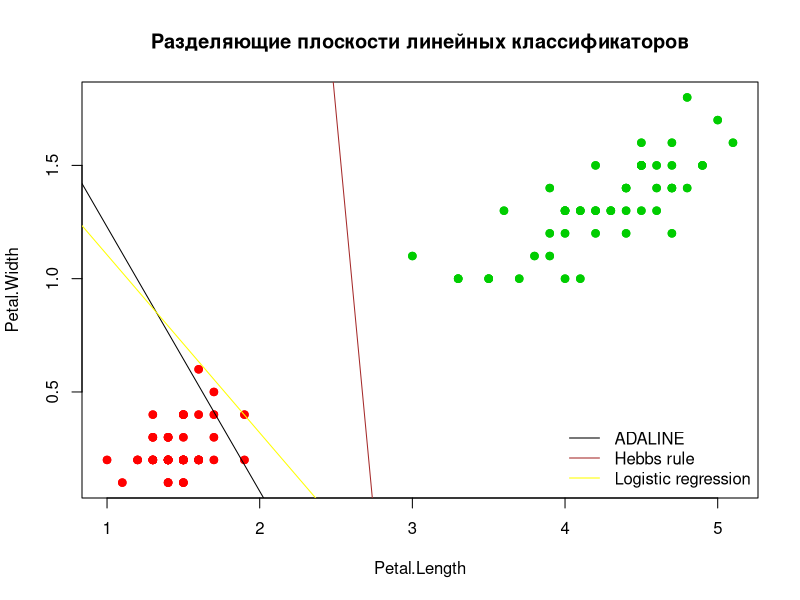

This chart was generated by the following R code:
# все, что тут используется как АДАЛАЙН переделать на СГД
# еще надо будет добавить передачу градиента, чтобы убрать реализацию через флаги
SGD <- function (feature_matrix, labels, L, flag, eps) {
  l <- dim(feature_matrix)[1]
  n <- dim(feature_matrix)[2]
  #Q_arr <- vector()
  #вектор весов
  w <- rep(0, n)

  # вспомогательный вектор весов, хранящий веса, с которыми
  # ошибка минимальна (используется когда стабилизируется функционал ошибки)
  better_w <- rep(0, n)

  #параметры для отрисовки линии
  #left <- min(feature_matrix[,1])
  #right <- max(feature_matrix[,1])
  #coords <- matrix(0, 0, 2)

  #инициализация вектора весов слцчайнфми небольшими значениями
  tmp <- 1
  for (i in 1:n) {
    w[i] <- runif(1, -1 / (2 * tmp), 1 / (2 * tmp))
  }

  #подсчет ошибки
  Q <- 0
  for (i in 1:l) {
    Q <- Q + L((w %*% feature_matrix[i,]) * labels[i])
  }
  #Q_arr <- c(Q_arr, Q)
  # счетчик кол-ва итераций на которых Q менялся незначительно
  # в пределах [Q - 1e-2; Q + 1e-2]
  cnt <- 0

  #параметр сглаживания
  lambda <- 1 / l

  #счетчик кол-ва шагов
  check <- 0

  #счетчик кол-ва шагов, на которых min(Q) не меняется
  min_cnt <- 0
  min_Q <- 1e6

  # выходим из массива, если:
  # ошибка Q меньше некоторой заданной;
  # количество шагов, на которых Q меняется незначительно больше некоторого заданного;
  # количество шагов, на которых Q не уменьшалось больше некоторого заданного.
  # если условие на небольшое отклонение не будет использоваться -- удалить cnt
  while (Q > eps & cnt < 10 & min_cnt < 500) {
    check <- check + 1

    # выбираем случайный элемент
    index <- runif(1, 1, l) %/% 1

    # считаем ошибку на нем
    epsilon <- L((w %*% feature_matrix[index,]) * labels[index])

    # измение Q и w, в зависимости от выбранного лин клф:
    # ADALINE
    if (flag == 1) {
      if (epsilon < 1e-2) {next}
      etha <- 1 / feature_matrix[index,] %*% feature_matrix[index,]
      w <- w - as.double(etha) * as.double((w %*% feature_matrix[index,]) - labels[index]) * feature_matrix[index,]
    }

    # Hebbs rule
    if (flag == 2) {
      etha <- 1 / check
      if (epsilon > 0) w <- w + etha * feature_matrix[index,] * labels[index]
    }

    # Logistic regression
    if (flag == 3) {
      etha <- 1 / check
      w <- w + etha * feature_matrix[index,] * labels[index] * sigmoid(as.double(-w %*% feature_matrix[index,]) * labels[index])
    }

    # SVM
    if (flag == 4) {
      etha <- 1 / check
      w <- w - etha * feature_matrix[index,] * labels[index]
    }

    #etha <- 1 / check
    #w <- w - as.double(etha) * L1(feature_matrix[index,], labels[index], w)

    ######################################################################################################
    # эта запись для второго критерия выхода из массива
    #new_Q <- (1 - lambda) * Q + lambda * epsilon
    #print(c(epsilon, Q, new_Q, cnt))
    ## сравниваем новое Q с Q, полученным на предыдущих шагах и, если оно отличается
    ## меньше, чем на 1е-6, то Q не меняем, иначе -- меняем
    # это условие не надо в связи с тем, что условие на изменение минимума сильнее
    # (а если минимум меняется, но не сильно? тогда это уловие может сыграть свою роль)
    #if (new_Q >= Q - 1e-2 & new_Q <= Q + 1e-2) {
    #  cnt <- cnt + 1
    #}
    #else {
    #  Q <- new_Q
    #  cnt <- 0
    #}
    ######################################################################################################

    Q <- (1 - lambda) * Q + lambda * epsilon
    print(c(epsilon, Q, min_Q, min_cnt))
    # если Q не стало меньше минимального, полученного на предыдущих шагах, то не меняем его,
    # иначе -- меняем и обновляем счетчик шагов без изменения минимума и вектор лучших весов.
    if (Q >= min_Q) {
      min_cnt <- min_cnt + 1
    } else {
      min_Q <- Q
      min_cnt <- 0
      better_w <- w
    }
    #Q_arr <- c(Q_arr, Q)

    # незатратная отрисовка
    #if (Q >= eps) abline(a = -w[3] / w[2], b = -w[1] / w[2], col = "blue")
  }

  return(better_w)
  # для построения графиков для Q
  #return(Q_arr)
}

L_adaline <- function(x) {
  return((x - 1) ^ 2)
}

L1_adaline <- function(x ,y, w) {
  return(as.double(w %*% x - y) * x)
}

L_hebb <- function(x){
  if (x < 0) return(-x)
  else return(0)
}

L1_hebb <- function(x, y, w) {
  return(x * y)
}

L_logistic <- function(x) {
  return(log(1 + exp(-x),2))
}

L1_logistic <- function(x, y, w) {
  return(x * y * sigmoid(as.double(-w %*% x) * y))
}

L_SVM <- function(x) {
  if (1 - x > 0) return(1 - x)
  else return(0)
}

ADALINE <- function(feature_matrix, labels) {
  weight <- SGD(feature_matrix, labels, L_adaline, 1, 5)
  return(weight)
#  L1_adaline
}

Hebbs_rule <- function(feature_matrix, labels) {
  weight <- SGD(feature_matrix, labels, L_hebb, 2, 5)
  return(weight)
  #L1_hebb
}

Logistic_regression <- function(feature_matrix, labels) {
  weight <- SGD(feature_matrix, labels, L_logistic, 3, 5)
  return(weight)
  #L1_logistic
}

SVM <- function(feature_matrix, labels) {
  weight <- SGD(feature_matrix, labels, L_SVM, 4, 5)
  return(weight)
}

sigmoid <- function(x) {
  return(1 / (1 + exp(-x)))
}

#работа на ирисах
u <- 1
b <- 100
left <- 3
right <- 4
colors <- c("setosa" = "red", "versicolor" = "green3", "virginica" = "blue")
plot(iris[u:b,left:right], pch = 21, col = colors[iris[u:b,5]], bg = colors[iris[u:b,5]], main = "Разделяющие плоскости линейных классификаторов")
tmp <- matrix(0, 100, 1)
for (i in 1:100) {
  tmp[i] <- 1
}

# формируем обучающую выборку
feature_matrix <- cbind(as.matrix(iris[u:b, left:right]), tmp)
labels <- rep(1, 100)
for (i in 1:50) {
  labels[i] <- -1
}

# отрисовка графиков для Q
#Q <- Logistic_regression(feature_matrix, labels)
#plot(Q, type="l", main = "Logistic regression Q")

weight1 <- Logistic_regression(feature_matrix, labels)
weight2 <- Hebbs_rule(feature_matrix, labels)
weight3 <- Logistic_regression(feature_matrix, labels)

points(iris[u:b,left:right], pch = 21, col = colors[iris[u:b,5]], bg = colors[iris[u:b,5]])


#coords
# легкая отрисовка посчитанной гиперплоскости
abline(a = -weight1[3] / weight1[2], b = -weight1[1] / weight1[2], col = "black")
abline(a = -weight2[3] / weight2[2], b = -weight2[1] / weight2[2], col = "brown")
abline(a = -weight3[3] / weight3[2], b = -weight3[1] / weight3[2], col = "yellow")
legend('bottomright', c("ADALINE", "Hebbs rule", "Logistic regression"), lty=1, col=c('black', 'brown', 'yellow'), bty='n', cex=1)

# считаем эмпирическую оценку
#Q <- 0
#length <- 100
#L <- L_SVM
#for (i in 1:length) {
#    Q <- Q + L((weight %*% feature_matrix[i,]) * labels[i])
#}
#Q
#print("====================================================================")




# СЧИТАЕМ ЦВЕТА ДЛЯ ЛОГИСТИЧЕСКОЙ
#weight <- Logistic_regression(feature_matrix, labels)
##функция считает апостериорную вероятность
#aposterior <- function(w, x, y) {
#  return(sigmoid((w %*% x) * y))
#}
#
##считаем апостериорную вероятность эл-тов обучающей выборки
#PYX <- rep(0, b - u + 1)
#for (i in u:b) {
#  PYX[i - u + 1] <- aposterior(weight, feature_matrix[i - u + 1,], labels[i - u + 1])
#}
#PYX
#max_ver <- max(PYX)
#max_ver
#tmp_colors <- rep(0, 100)
##подбор интенсичности цветов
#for (i in u:b) {
#  alpha <- 255 %/% max_ver * PYX[i - u + 1]
#  if (i - u + 1 <= 50) {
#  tmp_colors[i - u + 1] <- rgb(255, 0,0, alpha,,255)
#  } else {
#    tmp_colors[i - u + 1] <- rgb(0, 255,0, alpha,,255)
#  }
#
#}
#plot(iris[u:b,left:right], pch = 21, bg = tmp_colors, col = tmp_colors, main = "Апостериорные вероятности для логистической регрессии")
#abline(a = -weight[3] / weight[2], b = -weight[1] / weight[2], col = "black")

#генерация выборки
#fx <- runif(50,-1,-0.1)
#fy <- runif(50,0,3)
#
#sx <- runif(50, 0.1,1)
#sy <- runif(50, 0,3)
#
#fclass <- cbind.data.frame(fx, fy, 1)
#sclass <- cbind.data.frame(sx, sy, -1)
#
#tip_name <- c("one", "two", "thri")
#
#names(fclass) <- tip_name
#names(sclass) <- tip_name
#
#for_ADALINE <- rbind.data.frame(fclass, sclass)
#labels <- for_ADALINE[,3]
#for_ADALINE[,3] <- rep(1, dim(for_ADALINE)[1])
#colors <- c("1"="red", "-1"="green")
#plot(for_ADALINE[,1:2], pch = 21, col=colors[as.character(labels)], bg = colors[as.character(labels)])
##for_ADALINE$thri <- as.factor(for_ADALINE$thri)
#
#weight <- ADALINE(z, as.matrix(for_ADALINE), labels, L_adaline, 1, 20)
#points(for_ADALINE[,1:2], pch = 21, col=colors[as.character(labels)], bg = colors[as.character(labels)])
#print("Weight")
#weight
#l <- min(for_ADALINE$one)
#r <- max(for_ADALINE$one)
#coords <- matrix(0, 0, 2)
#for (x in seq(l, r, 0.1)) {
#  y <- (-weight[1] * x - weight[3]) / weight[2]
#  coords <- rbind(coords, c(x, y))
#}
#points(coords, type="l", col = "yellow")
#
#Q <- 0
#l <- 100
#L <- L_adaline
##labels
#for (i in 1:l) {
#    Q <- Q + L((weight %*% as.double(for_ADALINE[i,])) * labels[i])
#}
#print("Q")
#Q
